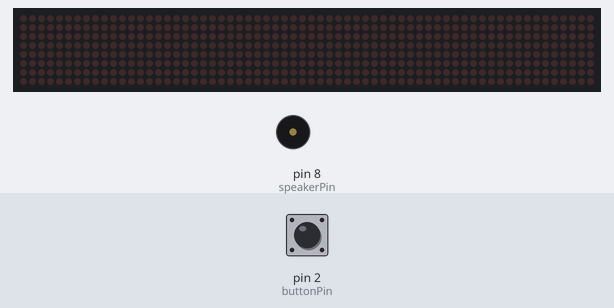
This sketch was run on a simulated Arduino Uno, built with avr-gcc and run on an emulated ATmega328P. Parts: 64×8 LED matrix, buzzer (waves = sounding). The inputs (shaded band) are chosen by the test bench; at power-on: pin 2 (buttonPin) LOW.

Above: at 1.2 s.
1.3 s: pin 2 (buttonPin) pulled HIGH for 0.15 s
At 1.5 s:
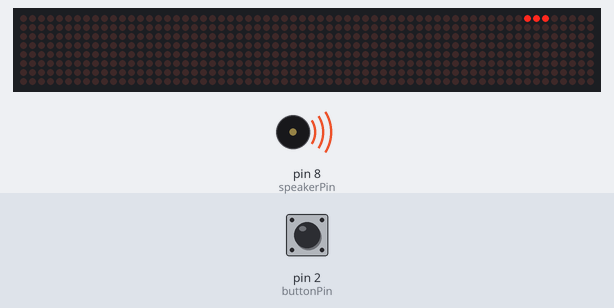
4.3 s: pin 2 (buttonPin) pulsed HIGH 5 times (0.12 s each, 0.3 s apart)
At 4.96 s:
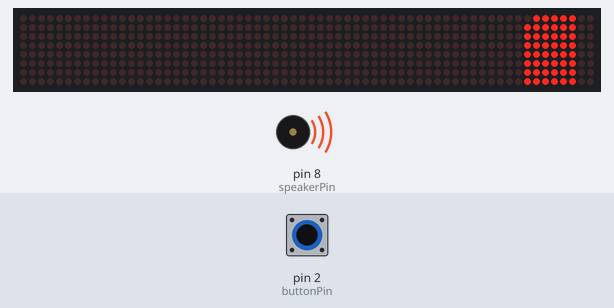
10.3 s: pin 2 (buttonPin) pulled HIGH for 1 s
At 14.2 s:
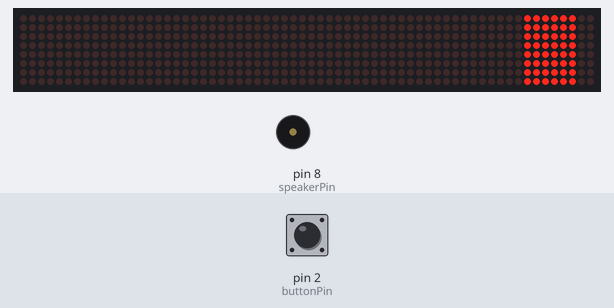
Timing chart, 0 to 15.7 s (numbered marks = the images above; inputs shaded):
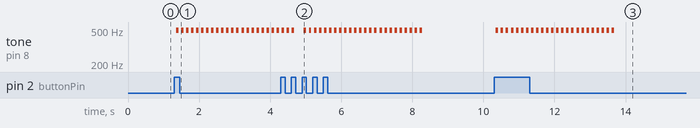

Measured:
- after the input at 1.3 s, tone on pin 8 (speakerPin): alternates 494 Hz for 0.07 s and silent for 0.07 s, starting after 0.05 s; the display: first changes after 0.05 s (image 1 shows a later state)
- after the input at 4.3 s, the display: first differs from a run without the input after 0.65 s (image 2)
- after the input at 10.3 s, tone on pin 8 (speakerPin): alternates 494 Hz for 0.07 s and silent for 0.07 s, 48 changes in all, then stays silent, starting after 0.05 s; the display: first changes after 0.05 s (image 3 shows a later state)

The sketch:

shieldsup.ino
```cpp
//Arduino Code for U.S.S. Reliant Shield's Up display by J. Storey.
//MAX7219 - using Led Control library to display all leds one by one
#include <LedControl.h>
#include "pitches.h"

const int DIN = 11;
const int CS = 7;
const int CLK = 13;

LedControl lc=LedControl(DIN, CLK, CS,0);

const int buttonPin = 2;    // the number of the pushbutton pin
const int speakerPin = 8;

// the following variables are unsigned longs because the time, measured in
// milliseconds, will quickly become a bigger number than can be stored in an int.
unsigned long lastDebounceTime = 0;  // the last time the output pin was toggled
unsigned long debounceDelay = 50;    // the debounce time; increase if the output flickers

int dt = 70;
int toneCount = 0;
int buttonState;             // the current reading from the input pin
int lastButtonState = LOW;   // the previous reading from the input pin
bool shieldsUp = false;
bool hold = true;

int melody[] = {
  NOTE_B4
};

void setup() {

  lc.shutdown(0,false);
  lc.setIntensity(0,0);
  lc.clearDisplay(0);
  pinMode(buttonPin, INPUT);
  //tone(8, melody[0], 2*dt);

}

void loop() {

  if(hold){
    //wait for button press

    // read the state of the switch into a local variable:
    int reading = digitalRead(buttonPin);

    // check to see if you just pressed the button
    // (i.e. the input went from LOW to HIGH), and you've waited long enough
    // since the last press to ignore any noise:

    // If the switch changed, due to noise or pressing:
    if (reading != lastButtonState) {
      // reset the debouncing timer
      lastDebounceTime = millis();
    }

    if ((millis() - lastDebounceTime) > debounceDelay) {
      // whatever the reading is at, it's been there for longer than the debounce
      // delay, so take it as the actual current state:

      // if the button state has changed:
      if (reading != buttonState) {
        buttonState = reading;

        // only toggle the hold if the new button state is HIGH
        if (buttonState == HIGH) {
          hold = false;
        }
      }
    }

    // save the reading. Next time through the loop, it'll be the lastButtonState:
    lastButtonState = reading;

  }else{
    if(shieldsUp){
      //lower shields
      for(int j=0;j<8;j++){
         for(int i=0;i<6;i++){
         lc.setLed(0,j,i,false);
         if(toneCount%2==0){
          tone(speakerPin, melody[0], dt);
         }
         toneCount++;
         delay(dt);
       }
      }
      shieldsUp = false;
    }else{
      //raise shields
      for(int j=0;j<8;j++){
         for(int i=0;i<6;i++){
           lc.setLed(0,j,i,true);
           if(toneCount%2==0){
            tone(speakerPin, melody[0], dt);
           }
           toneCount++;
           delay(dt);
         }
      }
      shieldsUp = true;
    }
      hold = true;
      noTone(speakerPin);
      toneCount=0;
  }
}
```

pitches.h
```cpp
/*************************************************
 * Public Constants
 *************************************************/

#define NOTE_B0  31
#define NOTE_C1  33
#define NOTE_CS1 35
#define NOTE_D1  37
#define NOTE_DS1 39
#define NOTE_E1  41
#define NOTE_F1  44
#define NOTE_FS1 46
#define NOTE_G1  49
#define NOTE_GS1 52
#define NOTE_A1  55
#define NOTE_AS1 58
#define NOTE_B1  62
#define NOTE_C2  65
#define NOTE_CS2 69
#define NOTE_D2  73
#define NOTE_DS2 78
#define NOTE_E2  82
#define NOTE_F2  87
#define NOTE_FS2 93
#define NOTE_G2  98
#define NOTE_GS2 104
#define NOTE_A2  110
#define NOTE_AS2 117
#define NOTE_B2  123
#define NOTE_C3  131
#define NOTE_CS3 139
#define NOTE_D3  147
#define NOTE_DS3 156
#define NOTE_E3  165
#define NOTE_F3  175
#define NOTE_FS3 185
#define NOTE_G3  196
#define NOTE_GS3 208
#define NOTE_A3  220
#define NOTE_AS3 233
#define NOTE_B3  247
#define NOTE_C4  262
#define NOTE_CS4 277
#define NOTE_D4  294
#define NOTE_DS4 311
#define NOTE_E4  330
#define NOTE_F4  349
#define NOTE_FS4 370
#define NOTE_G4  392
#define NOTE_GS4 415
#define NOTE_A4  440
#define NOTE_AS4 466
#define NOTE_B4  494
#define NOTE_C5  523
#define NOTE_CS5 554
#define NOTE_D5  587
#define NOTE_DS5 622
#define NOTE_E5  659
#define NOTE_F5  698
#define NOTE_FS5 740
#define NOTE_G5  784
#define NOTE_GS5 831
#define NOTE_A5  880
#define NOTE_AS5 932
#define NOTE_B5  988
#define NOTE_C6  1047
#define NOTE_CS6 1109
#define NOTE_D6  1175
#define NOTE_DS6 1245
#define NOTE_E6  1319
#define NOTE_F6  1397
#define NOTE_FS6 1480
#define NOTE_G6  1568
#define NOTE_GS6 1661
#define NOTE_A6  1760
#define NOTE_AS6 1865
#define NOTE_B6  1976
#define NOTE_C7  2093
#define NOTE_CS7 2217
#define NOTE_D7  2349
#define NOTE_DS7 2489
#define NOTE_E7  2637
#define NOTE_F7  2794
#define NOTE_FS7 2960
#define NOTE_G7  3136
#define NOTE_GS7 3322
#define NOTE_A7  3520
#define NOTE_AS7 3729
#define NOTE_B7  3951
#define NOTE_C8  4186
#define NOTE_CS8 4435
#define NOTE_D8  4699
#define NOTE_DS8 4978
```
